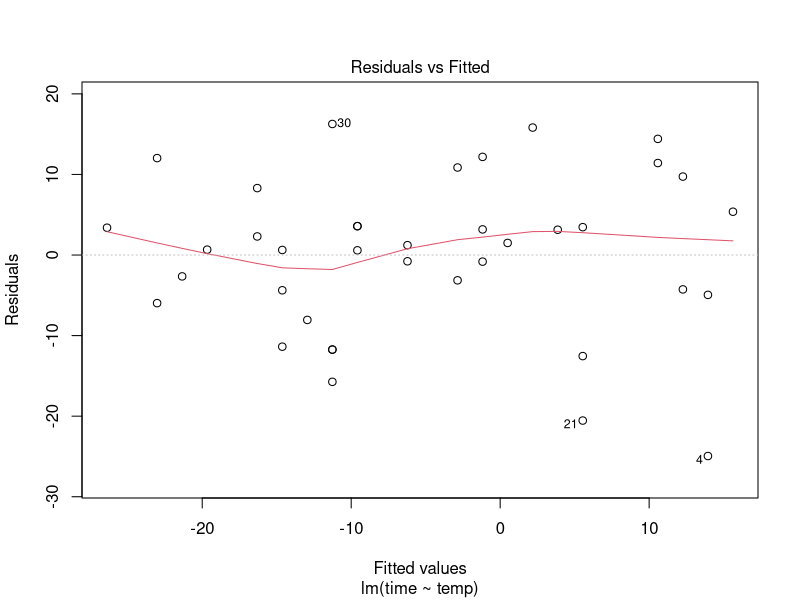
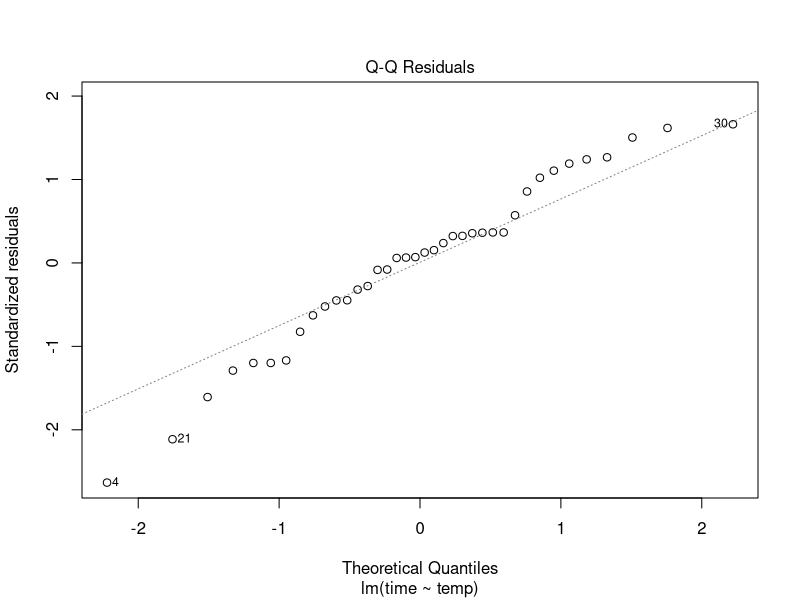
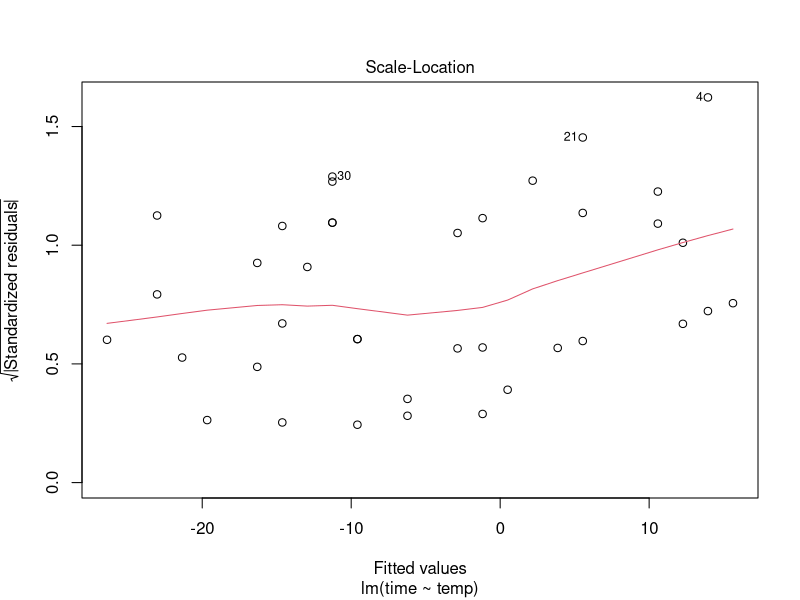
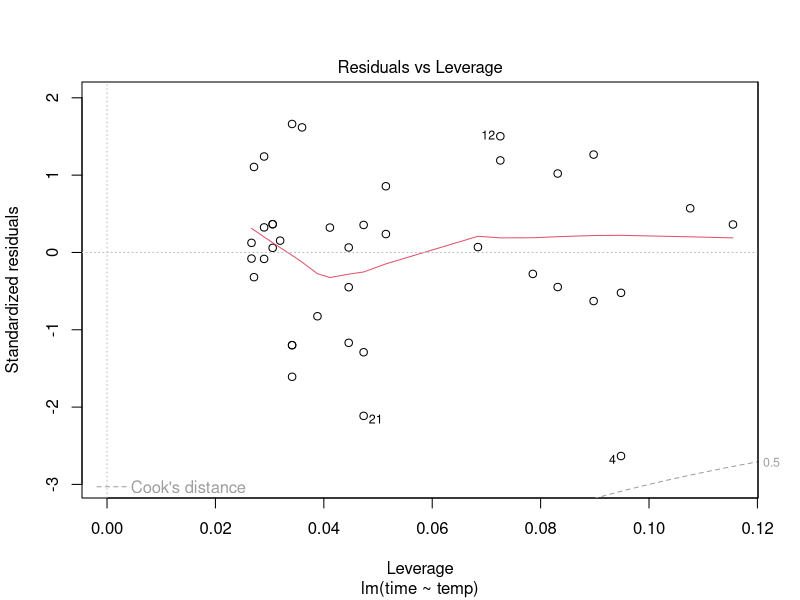

These charts were generated, in order, by the following R code:
## ---- chunk 1
data <- read.table("./Geese.txt", header=TRUE)
model <- lm(time~temp, data = data)

summary(model)
## ---- chunk 2
coefs = coefficients(model)
coefs
## ---- chunk 3
#?confint
confint(model)
## ---- chunk 4
cor.test(data$temp, data$time)
## ---- chunk 5
plot(model)
